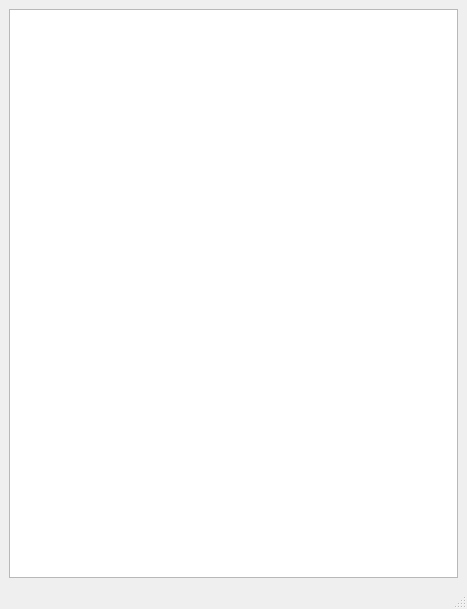
<?xml version="1.0" encoding="UTF-8"?>
<ui version="4.0">
 <class>CommondCommands</class>
 <widget class="QMainWindow" name="CommondCommands">
  <property name="geometry">
   <rect>
    <x>0</x>
    <y>0</y>
    <width>467</width>
    <height>609</height>
   </rect>
  </property>
  <property name="windowTitle">
   <string>Hexo常用命令查询</string>
  </property>
  <widget class="QWidget" name="centralwidget">
   <layout class="QGridLayout" name="gridLayout">
    <item row="0" column="0">
     <widget class="QTextBrowser" name="textBrowser_Show_Command"/>
    </item>
   </layout>
  </widget>
  <widget class="QMenuBar" name="menubar">
   <property name="geometry">
    <rect>
     <x>0</x>
     <y>0</y>
     <width>467</width>
     <height>23</height>
    </rect>
   </property>
  </widget>
  <widget class="QStatusBar" name="statusbar"/>
 </widget>
 <resources/>
 <connections/>
</ui>
